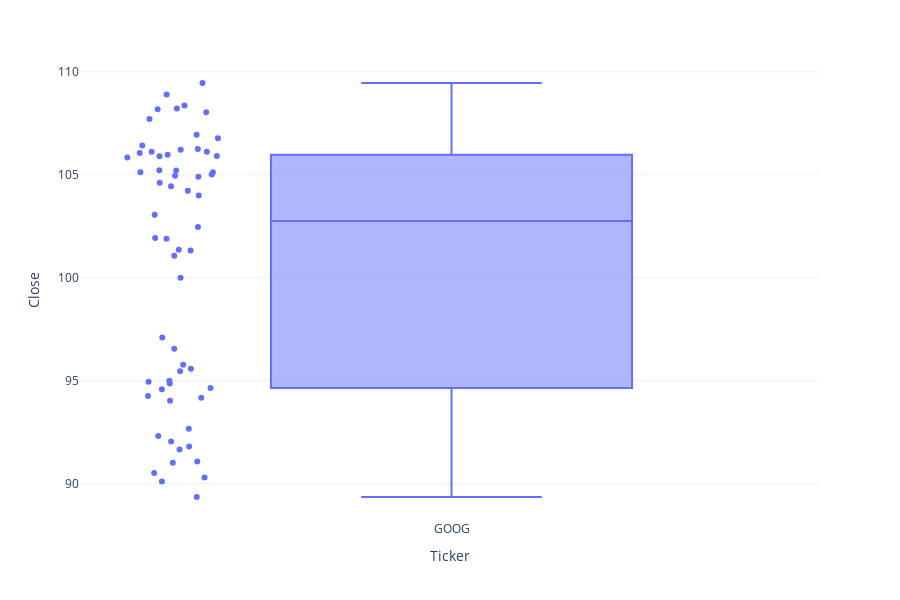

Write notebook code for a chart like this one.
### Code cell
px.box(data_frame=stocks_dataset[stocks_dataset['Ticker'] == 'GOOG'], 
       x='Ticker', y='Close', points='all', height=600)

### Figure 1 — Plotly figure (JSON) as saved in the notebook; plotly's stock layout.template omitted (floating-point values rounded to 4 significant figures)
{"data": [{"alignmentgroup": "True", "boxpoints": "all", "hovertemplate": "Ticker=%{x}<br>Close=%{y}<extra></extra>", "legendgroup": "", "marker": {"color": "#636efa"}, "name": "", "notched": false, "offsetgroup": "", "orientation": "v", "showlegend": false, "type": "box", "x": ["GOOG", "GOOG", "GOOG", "GOOG", "GOOG", "GOOG", "GOOG", "GOOG", "GOOG", "GOOG", "GOOG", "GOOG", "GOOG", "GOOG", "GOOG", "GOOG", "GOOG", "GOOG", "GOOG", "GOOG", "GOOG", "GOOG", "GOOG", "GOOG", "GOOG", "GOOG", "GOOG", "GOOG", "GOOG", "GOOG", "GOOG", "GOOG", "GOOG", "GOOG", "GOOG", "GOOG", "GOOG", "GOOG", "GOOG", "GOOG", "GOOG", "GOOG", "GOOG", "GOOG", "GOOG", "GOOG", "GOOG", "GOOG", "GOOG", "GOOG", "GOOG", "GOOG", "GOOG", "GOOG", "GOOG", "GOOG", "GOOG", "GOOG", "GOOG", "GOOG", "GOOG", "GOOG"], "x0": " ", "xaxis": "x", "y": [108.0, 100, 95.46, 94.86, 95, 94.95, 97.1, 95.78, 94.59, 92.05, 91.8, 91.07, 89.35, 90.1, 90.3, 90.51, 92.31, 94.02, 95.58, 94.17, 94.65, 92.66, 91.01, 91.66, 94.25, 96.55, 101.1, 102.5, 101.9, 105.8, 104.2, 106.3, 106.1, 103.1, 101.4, 101.9, 101.3, 104, 104.9, 105.1, 104.9, 108.9, 106.9, 106.1, 105.2, 108.2, 109.5, 106.4, 105.1, 105.0, 105.9, 105.9, 106.8, 104.6, 104.4, 108.4, 108.2, 107.7, 106.0, 106.1, 105.2, 106.2], "y0": " ", "yaxis": "y"}], "layout": {"boxmode": "group", "height": 600, "legend": {"tracegroupgap": 0}, "margin": {"t": 60}, "xaxis": {"anchor": "y", "domain": [0, 1], "title": {"text": "Ticker"}}, "yaxis": {"anchor": "x", "domain": [0, 1], "title": {"text": "Close"}}}}
